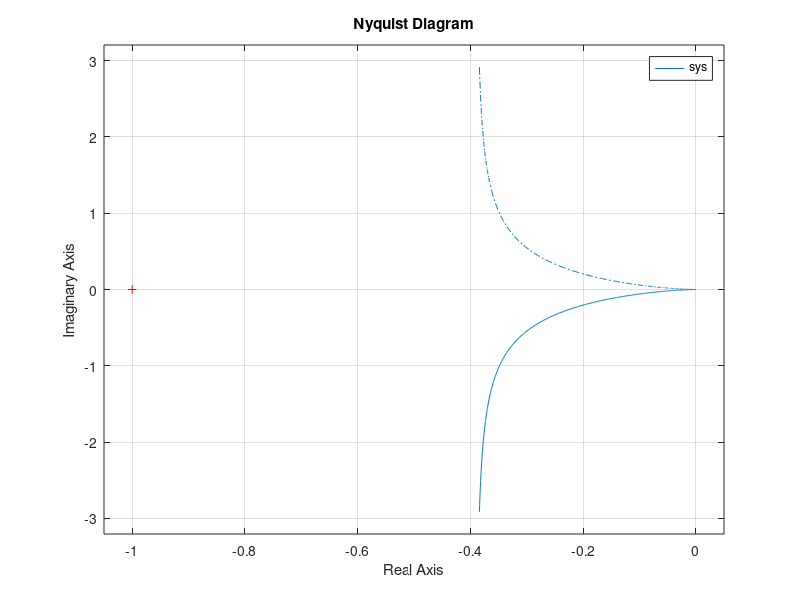

The MATLAB source for this figure:
% Plotting the Bode diagram for the first controller
clear;
clc;
num = [63];
den = [28, 67.2, 0];
sys = tf(num, den);

% Nyquist plot
nyquist(sys);
grid on;
